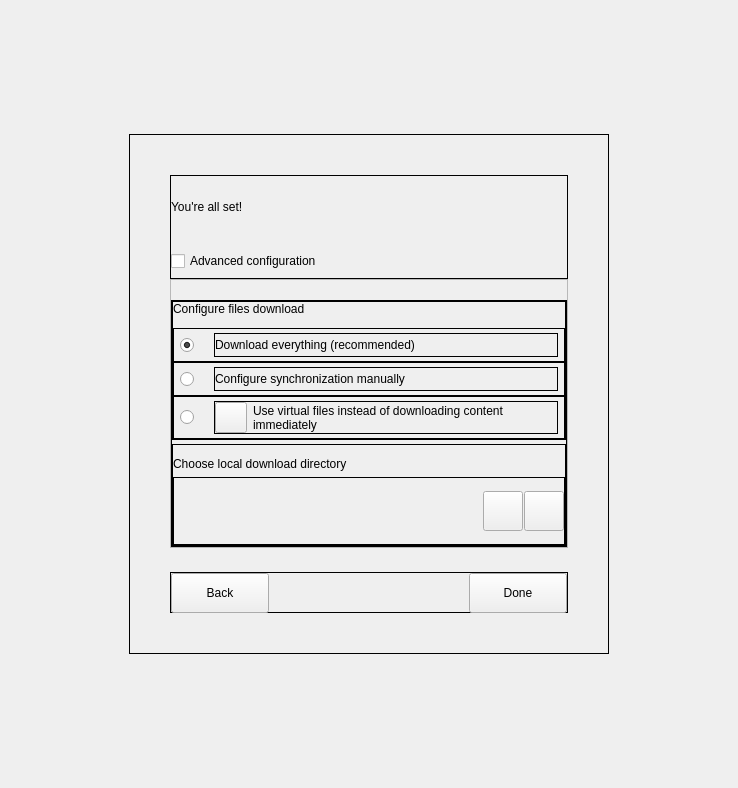
<?xml version="1.0" encoding="UTF-8"?>
<ui version="4.0">
 <class>FinishedPage</class>
 <widget class="QWidget" name="FinishedPage">
  <property name="geometry">
   <rect>
    <x>0</x>
    <y>0</y>
    <width>738</width>
    <height>788</height>
   </rect>
  </property>
  <property name="windowTitle">
   <string/>
  </property>
  <layout class="QVBoxLayout" name="verticalLayout_2">
   <property name="spacing">
    <number>0</number>
   </property>
   <property name="leftMargin">
    <number>0</number>
   </property>
   <property name="topMargin">
    <number>0</number>
   </property>
   <property name="rightMargin">
    <number>0</number>
   </property>
   <property name="bottomMargin">
    <number>0</number>
   </property>
   <item>
    <widget class="QFrame" name="frame">
     <property name="class" stdset="0">
      <string notr="true">helper_frame</string>
     </property>
     <layout class="QVBoxLayout" name="verticalLayout">
      <item alignment="Qt::AlignmentFlag::AlignHCenter|Qt::AlignmentFlag::AlignVCenter">
       <widget class="QFrame" name="frameContent">
        <property name="sizePolicy">
         <sizepolicy hsizetype="Fixed" vsizetype="Fixed">
          <horstretch>0</horstretch>
          <verstretch>0</verstretch>
         </sizepolicy>
        </property>
        <property name="minimumSize">
         <size>
          <width>480</width>
          <height>520</height>
         </size>
        </property>
        <property name="maximumSize">
         <size>
          <width>480</width>
          <height>99999</height>
         </size>
        </property>
        <property name="frameShape">
         <enum>QFrame::Shape::Box</enum>
        </property>
        <property name="class" stdset="0">
         <string notr="true">helper_frame</string>
        </property>
        <layout class="QVBoxLayout" name="verticalLayout_7">
         <property name="spacing">
          <number>0</number>
         </property>
         <property name="leftMargin">
          <number>40</number>
         </property>
         <property name="topMargin">
          <number>40</number>
         </property>
         <property name="rightMargin">
          <number>40</number>
         </property>
         <property name="bottomMargin">
          <number>40</number>
         </property>
         <item>
          <widget class="QFrame" name="frameHead">
           <property name="frameShape">
            <enum>QFrame::Shape::Box</enum>
           </property>
           <property name="frameShadow">
            <enum>QFrame::Shadow::Plain</enum>
           </property>
           <property name="class" stdset="0">
            <string notr="true">helper_frame</string>
           </property>
           <layout class="QVBoxLayout" name="verticalLayout_3">
            <property name="leftMargin">
             <number>0</number>
            </property>
            <property name="topMargin">
             <number>0</number>
            </property>
            <property name="rightMargin">
             <number>0</number>
            </property>
            <property name="bottomMargin">
             <number>0</number>
            </property>
            <item>
             <widget class="QLabel" name="lblHeader">
              <property name="text">
               <string>You're all set!</string>
              </property>
             </widget>
            </item>
            <item>
             <widget class="CCheckBox" name="chkAdvanced">
              <property name="minimumSize">
               <size>
                <width>0</width>
                <height>34</height>
               </size>
              </property>
              <property name="maximumSize">
               <size>
                <width>16777215</width>
                <height>34</height>
               </size>
              </property>
              <property name="text">
               <string>Advanced configuration</string>
              </property>
             </widget>
            </item>
           </layout>
          </widget>
         </item>
         <item>
          <widget class="QFrame" name="frameAdvancedContext">
           <property name="minimumSize">
            <size>
             <width>0</width>
             <height>100</height>
            </size>
           </property>
           <property name="frameShape">
            <enum>QFrame::Shape::StyledPanel</enum>
           </property>
           <property name="frameShadow">
            <enum>QFrame::Shadow::Raised</enum>
           </property>
           <property name="class" stdset="0">
            <string notr="true">helper_frame</string>
           </property>
           <layout class="QVBoxLayout" name="verticalLayout_10">
            <property name="spacing">
             <number>0</number>
            </property>
            <property name="leftMargin">
             <number>0</number>
            </property>
            <property name="topMargin">
             <number>0</number>
            </property>
            <property name="rightMargin">
             <number>0</number>
            </property>
            <property name="bottomMargin">
             <number>0</number>
            </property>
            <item>
             <spacer name="verticalSpacer_3">
              <property name="orientation">
               <enum>Qt::Orientation::Vertical</enum>
              </property>
              <property name="sizeType">
               <enum>QSizePolicy::Policy::Fixed</enum>
              </property>
              <property name="sizeHint" stdset="0">
               <size>
                <width>2</width>
                <height>20</height>
               </size>
              </property>
             </spacer>
            </item>
            <item>
             <widget class="QFrame" name="frameAdvanced">
              <property name="frameShape">
               <enum>QFrame::Shape::Box</enum>
              </property>
              <property name="frameShadow">
               <enum>QFrame::Shadow::Plain</enum>
              </property>
              <property name="class" stdset="0">
               <string notr="true">helper_frame</string>
              </property>
              <layout class="QVBoxLayout" name="verticalLayout_6">
               <property name="spacing">
                <number>4</number>
               </property>
               <property name="leftMargin">
                <number>0</number>
               </property>
               <property name="topMargin">
                <number>0</number>
               </property>
               <property name="rightMargin">
                <number>0</number>
               </property>
               <property name="bottomMargin">
                <number>0</number>
               </property>
               <item>
                <widget class="QFrame" name="frameDownload">
                 <property name="sizePolicy">
                  <sizepolicy hsizetype="Preferred" vsizetype="Maximum">
                   <horstretch>0</horstretch>
                   <verstretch>0</verstretch>
                  </sizepolicy>
                 </property>
                 <property name="frameShape">
                  <enum>QFrame::Shape::Box</enum>
                 </property>
                 <property name="frameShadow">
                  <enum>QFrame::Shadow::Plain</enum>
                 </property>
                 <property name="class" stdset="0">
                  <string notr="true">helper_frame</string>
                 </property>
                 <layout class="QVBoxLayout" name="verticalLayout_5">
                  <property name="spacing">
                   <number>0</number>
                  </property>
                  <property name="leftMargin">
                   <number>0</number>
                  </property>
                  <property name="topMargin">
                   <number>0</number>
                  </property>
                  <property name="rightMargin">
                   <number>0</number>
                  </property>
                  <property name="bottomMargin">
                   <number>0</number>
                  </property>
                  <item>
                   <widget class="QLabel" name="lblConfigDownload">
                    <property name="text">
                     <string>Configure files download</string>
                    </property>
                   </widget>
                  </item>
                  <item>
                   <spacer name="verticalSpacer_6">
                    <property name="orientation">
                     <enum>Qt::Orientation::Vertical</enum>
                    </property>
                    <property name="sizeType">
                     <enum>QSizePolicy::Policy::Fixed</enum>
                    </property>
                    <property name="sizeHint" stdset="0">
                     <size>
                      <width>1</width>
                      <height>12</height>
                     </size>
                    </property>
                   </spacer>
                  </item>
                  <item>
                   <widget class="FocusFrame" name="frameDownloadEverything">
                    <property name="cursor">
                     <cursorShape>PointingHandCursor</cursorShape>
                    </property>
                    <property name="focusPolicy">
                     <enum>Qt::FocusPolicy::TabFocus</enum>
                    </property>
                    <property name="frameShape">
                     <enum>QFrame::Shape::Box</enum>
                    </property>
                    <property name="frameShadow">
                     <enum>QFrame::Shadow::Plain</enum>
                    </property>
                    <layout class="QHBoxLayout" name="horizontalLayout_8">
                     <property name="spacing">
                      <number>2</number>
                     </property>
                     <property name="leftMargin">
                      <number>6</number>
                     </property>
                     <property name="topMargin">
                      <number>4</number>
                     </property>
                     <property name="rightMargin">
                      <number>6</number>
                     </property>
                     <property name="bottomMargin">
                      <number>4</number>
                     </property>
                     <item>
                      <widget class="QRadioButton" name="rbDownloadEverything">
                       <property name="sizePolicy">
                        <sizepolicy hsizetype="Fixed" vsizetype="Fixed">
                         <horstretch>0</horstretch>
                         <verstretch>0</verstretch>
                        </sizepolicy>
                       </property>
                       <property name="minimumSize">
                        <size>
                         <width>32</width>
                         <height>24</height>
                        </size>
                       </property>
                       <property name="focusPolicy">
                        <enum>Qt::FocusPolicy::NoFocus</enum>
                       </property>
                       <property name="text">
                        <string/>
                       </property>
                       <property name="checked">
                        <bool>true</bool>
                       </property>
                       <property name="class" stdset="0">
                        <string notr="true">button_radio</string>
                       </property>
                      </widget>
                     </item>
                     <item>
                      <widget class="QFrame" name="frameDownloadEverythingRb">
                       <property name="frameShape">
                        <enum>QFrame::Shape::Box</enum>
                       </property>
                       <property name="frameShadow">
                        <enum>QFrame::Shadow::Plain</enum>
                       </property>
                       <property name="class" stdset="0">
                        <string notr="true">helper_frame</string>
                       </property>
                       <layout class="QVBoxLayout" name="verticalLayout_9">
                        <property name="leftMargin">
                         <number>0</number>
                        </property>
                        <property name="topMargin">
                         <number>0</number>
                        </property>
                        <property name="rightMargin">
                         <number>0</number>
                        </property>
                        <property name="bottomMargin">
                         <number>0</number>
                        </property>
                        <item>
                         <widget class="QLabel" name="lblDownloadEverything">
                          <property name="text">
                           <string>Download everything (recommended)</string>
                          </property>
                         </widget>
                        </item>
                       </layout>
                      </widget>
                     </item>
                    </layout>
                   </widget>
                  </item>
                  <item>
                   <widget class="FocusFrame" name="frameConfigManually">
                    <property name="cursor">
                     <cursorShape>PointingHandCursor</cursorShape>
                    </property>
                    <property name="focusPolicy">
                     <enum>Qt::FocusPolicy::TabFocus</enum>
                    </property>
                    <property name="frameShape">
                     <enum>QFrame::Shape::Box</enum>
                    </property>
                    <property name="frameShadow">
                     <enum>QFrame::Shadow::Plain</enum>
                    </property>
                    <layout class="QHBoxLayout" name="horizontalLayout_7">
                     <property name="spacing">
                      <number>2</number>
                     </property>
                     <property name="leftMargin">
                      <number>6</number>
                     </property>
                     <property name="topMargin">
                      <number>4</number>
                     </property>
                     <property name="rightMargin">
                      <number>6</number>
                     </property>
                     <property name="bottomMargin">
                      <number>4</number>
                     </property>
                     <item>
                      <widget class="QRadioButton" name="rbConfigManually">
                       <property name="sizePolicy">
                        <sizepolicy hsizetype="Fixed" vsizetype="Fixed">
                         <horstretch>0</horstretch>
                         <verstretch>0</verstretch>
                        </sizepolicy>
                       </property>
                       <property name="minimumSize">
                        <size>
                         <width>32</width>
                         <height>24</height>
                        </size>
                       </property>
                       <property name="focusPolicy">
                        <enum>Qt::FocusPolicy::NoFocus</enum>
                       </property>
                       <property name="text">
                        <string/>
                       </property>
                       <property name="class" stdset="0">
                        <string notr="true">button_radio</string>
                       </property>
                      </widget>
                     </item>
                     <item>
                      <widget class="QFrame" name="frameConfigManuallyRb">
                       <property name="frameShape">
                        <enum>QFrame::Shape::Box</enum>
                       </property>
                       <property name="frameShadow">
                        <enum>QFrame::Shadow::Plain</enum>
                       </property>
                       <property name="class" stdset="0">
                        <string notr="true">helper_frame</string>
                       </property>
                       <layout class="QVBoxLayout" name="verticalLayout_8">
                        <property name="leftMargin">
                         <number>0</number>
                        </property>
                        <property name="topMargin">
                         <number>0</number>
                        </property>
                        <property name="rightMargin">
                         <number>0</number>
                        </property>
                        <property name="bottomMargin">
                         <number>0</number>
                        </property>
                        <item>
                         <widget class="QLabel" name="lblConfigManually">
                          <property name="text">
                           <string>Configure synchronization manually</string>
                          </property>
                         </widget>
                        </item>
                       </layout>
                      </widget>
                     </item>
                    </layout>
                   </widget>
                  </item>
                  <item>
                   <widget class="FocusFrame" name="frameFocusUseVfs">
                    <property name="cursor">
                     <cursorShape>PointingHandCursor</cursorShape>
                    </property>
                    <property name="focusPolicy">
                     <enum>Qt::FocusPolicy::TabFocus</enum>
                    </property>
                    <property name="frameShape">
                     <enum>QFrame::Shape::Box</enum>
                    </property>
                    <property name="frameShadow">
                     <enum>QFrame::Shadow::Plain</enum>
                    </property>
                    <layout class="QHBoxLayout" name="horizontalLayout_6">
                     <property name="spacing">
                      <number>2</number>
                     </property>
                     <property name="leftMargin">
                      <number>6</number>
                     </property>
                     <property name="topMargin">
                      <number>4</number>
                     </property>
                     <property name="rightMargin">
                      <number>6</number>
                     </property>
                     <property name="bottomMargin">
                      <number>4</number>
                     </property>
                     <item>
                      <widget class="QRadioButton" name="rbUseVfs">
                       <property name="sizePolicy">
                        <sizepolicy hsizetype="Fixed" vsizetype="Fixed">
                         <horstretch>0</horstretch>
                         <verstretch>0</verstretch>
                        </sizepolicy>
                       </property>
                       <property name="minimumSize">
                        <size>
                         <width>32</width>
                         <height>24</height>
                        </size>
                       </property>
                       <property name="focusPolicy">
                        <enum>Qt::FocusPolicy::NoFocus</enum>
                       </property>
                       <property name="text">
                        <string/>
                       </property>
                       <property name="class" stdset="0">
                        <string notr="true">button_radio</string>
                       </property>
                      </widget>
                     </item>
                     <item>
                      <widget class="QFrame" name="frameUseVfsRb">
                       <property name="frameShape">
                        <enum>QFrame::Shape::Box</enum>
                       </property>
                       <property name="frameShadow">
                        <enum>QFrame::Shadow::Plain</enum>
                       </property>
                       <property name="class" stdset="0">
                        <string notr="true">helper_frame</string>
                       </property>
                       <layout class="QHBoxLayout" name="horizontalLayout_5">
                        <property name="leftMargin">
                         <number>0</number>
                        </property>
                        <property name="topMargin">
                         <number>0</number>
                        </property>
                        <property name="rightMargin">
                         <number>0</number>
                        </property>
                        <property name="bottomMargin">
                         <number>0</number>
                        </property>
                        <item>
                         <widget class="QToolButton" name="btnVfsIcon">
                          <property name="minimumSize">
                           <size>
                            <width>24</width>
                            <height>24</height>
                           </size>
                          </property>
                          <property name="focusPolicy">
                           <enum>Qt::FocusPolicy::NoFocus</enum>
                          </property>
                          <property name="text">
                           <string/>
                          </property>
                          <property name="iconSize">
                           <size>
                            <width>24</width>
                            <height>24</height>
                           </size>
                          </property>
                         </widget>
                        </item>
                        <item>
                         <widget class="QLabel" name="lblUseVfs">
                          <property name="text">
                           <string>Use virtual files instead of downloading content immediately</string>
                          </property>
                          <property name="wordWrap">
                           <bool>true</bool>
                          </property>
                         </widget>
                        </item>
                       </layout>
                      </widget>
                     </item>
                    </layout>
                   </widget>
                  </item>
                 </layout>
                </widget>
               </item>
               <item>
                <widget class="QFrame" name="frameDownloadGroup">
                 <property name="minimumSize">
                  <size>
                   <width>0</width>
                   <height>100</height>
                  </size>
                 </property>
                 <property name="frameShape">
                  <enum>QFrame::Shape::Box</enum>
                 </property>
                 <property name="frameShadow">
                  <enum>QFrame::Shadow::Plain</enum>
                 </property>
                 <property name="class" stdset="0">
                  <string notr="true">helper_frame</string>
                 </property>
                 <layout class="QVBoxLayout" name="verticalLayout_4">
                  <property name="leftMargin">
                   <number>0</number>
                  </property>
                  <property name="topMargin">
                   <number>12</number>
                  </property>
                  <property name="rightMargin">
                   <number>0</number>
                  </property>
                  <property name="bottomMargin">
                   <number>0</number>
                  </property>
                  <item>
                   <widget class="QLabel" name="lblLocalDir">
                    <property name="text">
                     <string>Choose local download directory</string>
                    </property>
                   </widget>
                  </item>
                  <item>
                   <widget class="QFrame" name="frameDownloadDir">
                    <property name="minimumSize">
                     <size>
                      <width>0</width>
                      <height>68</height>
                     </size>
                    </property>
                    <property name="maximumSize">
                     <size>
                      <width>16777215</width>
                      <height>68</height>
                     </size>
                    </property>
                    <property name="frameShape">
                     <enum>QFrame::Shape::Box</enum>
                    </property>
                    <property name="frameShadow">
                     <enum>QFrame::Shadow::Plain</enum>
                    </property>
                    <property name="class" stdset="0">
                     <string notr="true">helper_frame</string>
                    </property>
                    <layout class="QHBoxLayout" name="horizontalLayout_4">
                     <property name="spacing">
                      <number>1</number>
                     </property>
                     <property name="leftMargin">
                      <number>0</number>
                     </property>
                     <property name="topMargin">
                      <number>0</number>
                     </property>
                     <property name="rightMargin">
                      <number>0</number>
                     </property>
                     <property name="bottomMargin">
                      <number>0</number>
                     </property>
                     <item>
                      <widget class="InputWidget" name="edDownloadDir" native="true"/>
                     </item>
                     <item>
                      <widget class="QToolButton" name="btnBrowse">
                       <property name="minimumSize">
                        <size>
                         <width>40</width>
                         <height>40</height>
                        </size>
                       </property>
                       <property name="maximumSize">
                        <size>
                         <width>40</width>
                         <height>40</height>
                        </size>
                       </property>
                       <property name="cursor">
                        <cursorShape>PointingHandCursor</cursorShape>
                       </property>
                       <property name="toolTip">
                        <string>Browse for a folder</string>
                       </property>
                       <property name="text">
                        <string/>
                       </property>
                       <property name="iconSize">
                        <size>
                         <width>24</width>
                         <height>24</height>
                        </size>
                       </property>
                       <property name="class" stdset="0">
                        <string notr="true">button_icon_tool</string>
                       </property>
                      </widget>
                     </item>
                     <item>
                      <widget class="QToolButton" name="btnReset">
                       <property name="minimumSize">
                        <size>
                         <width>40</width>
                         <height>40</height>
                        </size>
                       </property>
                       <property name="maximumSize">
                        <size>
                         <width>40</width>
                         <height>40</height>
                        </size>
                       </property>
                       <property name="cursor">
                        <cursorShape>PointingHandCursor</cursorShape>
                       </property>
                       <property name="toolTip">
                        <string>Restore default value</string>
                       </property>
                       <property name="text">
                        <string/>
                       </property>
                       <property name="iconSize">
                        <size>
                         <width>24</width>
                         <height>24</height>
                        </size>
                       </property>
                       <property name="class" stdset="0">
                        <string notr="true">button_icon_tool</string>
                       </property>
                      </widget>
                     </item>
                    </layout>
                   </widget>
                  </item>
                 </layout>
                </widget>
               </item>
              </layout>
             </widget>
            </item>
           </layout>
          </widget>
         </item>
         <item>
          <spacer name="verticalSpacer_4">
           <property name="orientation">
            <enum>Qt::Orientation::Vertical</enum>
           </property>
           <property name="sizeType">
            <enum>QSizePolicy::Policy::Fixed</enum>
           </property>
           <property name="sizeHint" stdset="0">
            <size>
             <width>1</width>
             <height>24</height>
            </size>
           </property>
          </spacer>
         </item>
         <item>
          <widget class="QFrame" name="frameButtons">
           <property name="minimumSize">
            <size>
             <width>0</width>
             <height>40</height>
            </size>
           </property>
           <property name="maximumSize">
            <size>
             <width>16777215</width>
             <height>41</height>
            </size>
           </property>
           <property name="frameShape">
            <enum>QFrame::Shape::Box</enum>
           </property>
           <property name="frameShadow">
            <enum>QFrame::Shadow::Plain</enum>
           </property>
           <property name="class" stdset="0">
            <string notr="true">helper_frame</string>
           </property>
           <layout class="QHBoxLayout" name="horizontalLayout_2">
            <property name="leftMargin">
             <number>0</number>
            </property>
            <property name="topMargin">
             <number>0</number>
            </property>
            <property name="rightMargin">
             <number>0</number>
            </property>
            <property name="bottomMargin">
             <number>0</number>
            </property>
            <item>
             <widget class="LoginPushButton" name="btnBack">
              <property name="minimumSize">
               <size>
                <width>98</width>
                <height>40</height>
               </size>
              </property>
              <property name="maximumSize">
               <size>
                <width>98</width>
                <height>40</height>
               </size>
              </property>
              <property name="cursor">
               <cursorShape>PointingHandCursor</cursorShape>
              </property>
              <property name="text">
               <string>Back</string>
              </property>
              <property name="class" stdset="0">
               <string notr="true">button_normal</string>
              </property>
             </widget>
            </item>
            <item>
             <spacer name="horizontalSpacer_3">
              <property name="orientation">
               <enum>Qt::Orientation::Horizontal</enum>
              </property>
              <property name="sizeHint" stdset="0">
               <size>
                <width>183</width>
                <height>20</height>
               </size>
              </property>
             </spacer>
            </item>
            <item>
             <widget class="LoginPushButton" name="btnDone">
              <property name="minimumSize">
               <size>
                <width>98</width>
                <height>40</height>
               </size>
              </property>
              <property name="maximumSize">
               <size>
                <width>98</width>
                <height>40</height>
               </size>
              </property>
              <property name="cursor">
               <cursorShape>PointingHandCursor</cursorShape>
              </property>
              <property name="text">
               <string>Done</string>
              </property>
              <property name="class" stdset="0">
               <string notr="true">button_accent</string>
              </property>
             </widget>
            </item>
           </layout>
          </widget>
         </item>
        </layout>
       </widget>
      </item>
     </layout>
    </widget>
   </item>
  </layout>
 </widget>
 <customwidgets>
  <customwidget>
   <class>InputWidget</class>
   <extends>QWidget</extends>
   <header>gui/customui/inputwidget.h</header>
   <container>1</container>
  </customwidget>
  <customwidget>
   <class>CCheckBox</class>
   <extends>QCheckBox</extends>
   <header>gui/customui/ccheckbox.h</header>
  </customwidget>
  <customwidget>
   <class>LoginPushButton</class>
   <extends>QPushButton</extends>
   <header>gui/customui/loginpushbutton.h</header>
  </customwidget>
  <customwidget>
   <class>FocusFrame</class>
   <extends>QFrame</extends>
   <header>gui/customdialogs/platform/common/focusframe.h</header>
   <container>1</container>
  </customwidget>
 </customwidgets>
 <tabstops>
  <tabstop>btnDone</tabstop>
  <tabstop>chkAdvanced</tabstop>
  <tabstop>frameDownloadEverything</tabstop>
  <tabstop>frameConfigManually</tabstop>
  <tabstop>frameFocusUseVfs</tabstop>
  <tabstop>btnBrowse</tabstop>
  <tabstop>btnReset</tabstop>
  <tabstop>btnBack</tabstop>
 </tabstops>
 <resources/>
 <connections/>
</ui>
